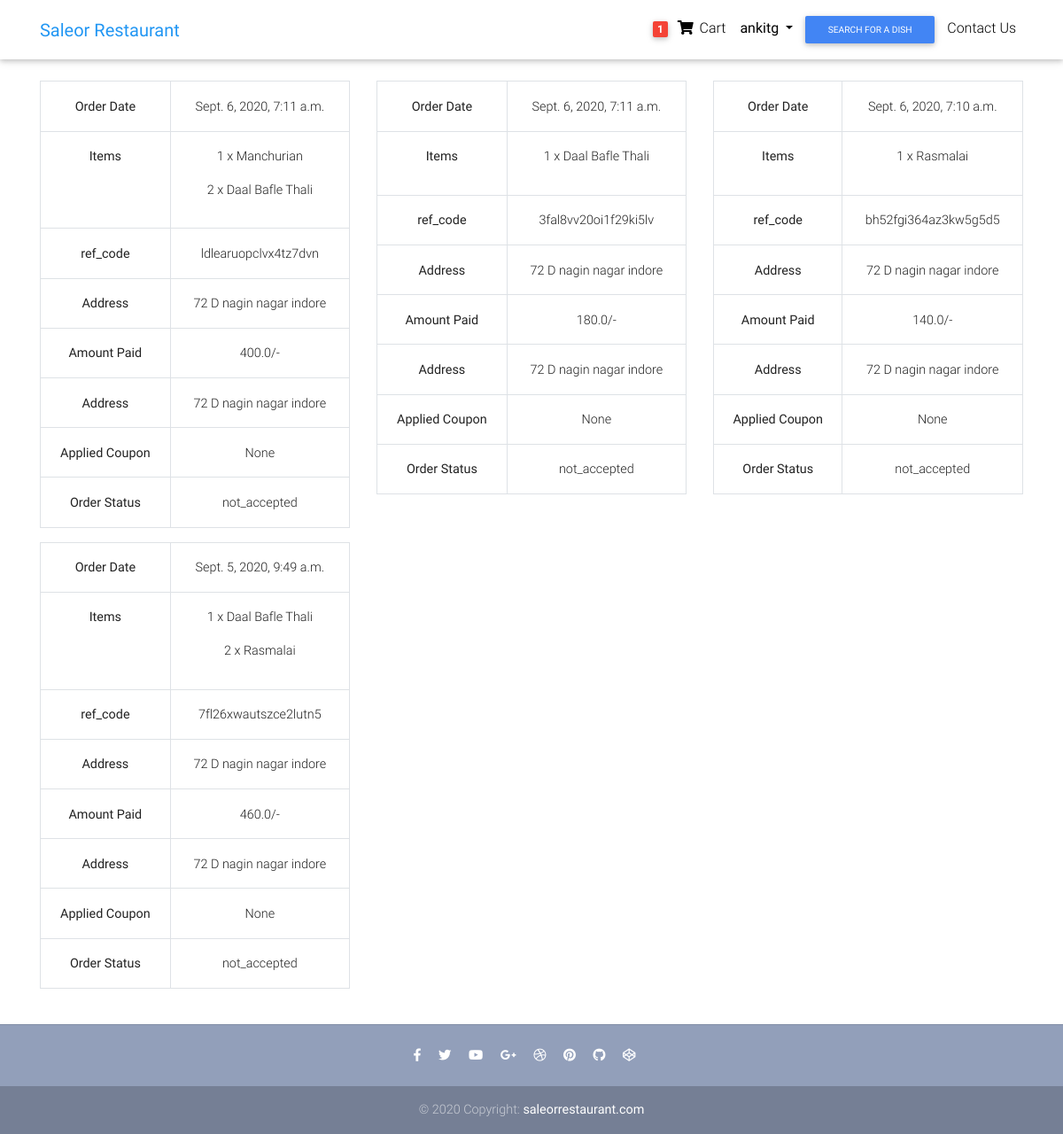
Before: /my-orders (signed in) with the older database file.
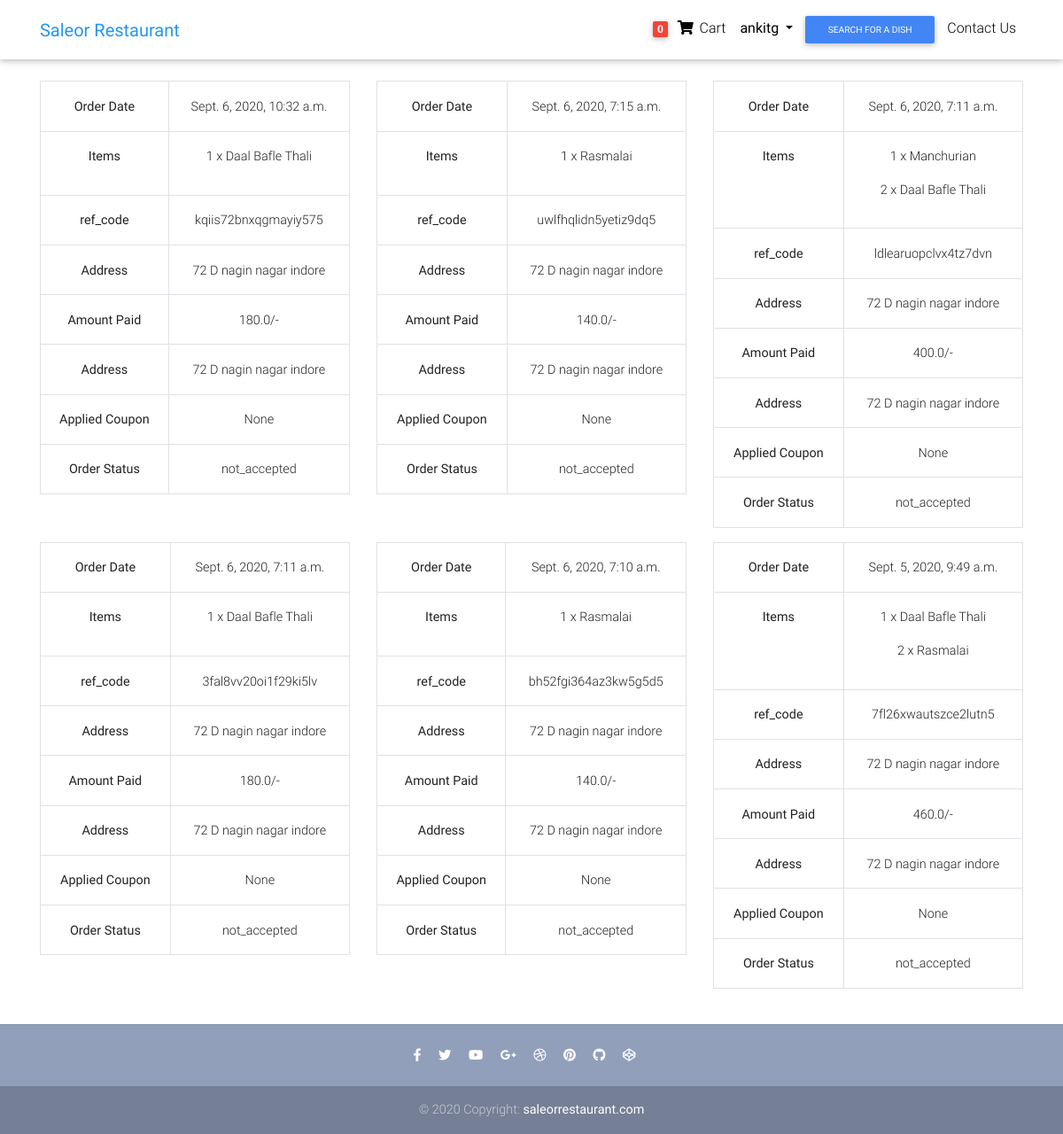
After: the same page with the newer database file.
### restaurant/models.py (models this page shows, shortened)
class Order(models.Model):
    user = models.ForeignKey(settings.AUTH_USER_MODEL, on_delete=models.CASCADE)
    ref_code = models.CharField(max_length=20, blank=True, null=True)
    items = models.ManyToManyField(OrderItem)
    order_date = models.DateTimeField()
    ordered = models.BooleanField(default=False)
    billing_address = models.ForeignKey('BillingAddress', on_delete=models.SET_NULL, blank=True, null=True)
    payment = models.ForeignKey('Payment', on_delete=models.SET_NULL, blank=True, null=True)
    coupon = models.ForeignKey('Coupon', on_delete=models.SET_NULL, blank=True, null=True)
    status = models.CharField(max_length=50, choices=order_status, default='not_accepted')
    refund_requested = models.BooleanField(default=False)
    refund_granted = models.BooleanField(default=False)
    refund_completed = models.BooleanField(default=False)

class OrderItem(models.Model):
    user = models.ForeignKey(settings.AUTH_USER_MODEL, on_delete=models.CASCADE)
    item = models.ForeignKey(Item, on_delete=models.CASCADE)
    cartitem = models.IntegerField(default=1)
    ordered = models.BooleanField(default=False)
    def __str__(self):
        return f"{self.item.title}"

class Item(models.Model):
    title = models.CharField(max_length=100)
    price = models.FloatField()
    discount_price = models.FloatField(blank=True, null=True)
    veg_or_nonveg = models.CharField(choices=dish_type, max_length=20)
    quantity = models.CharField(choices=quantity, max_length=20)
    image_url = models.URLField()
    slug = models.SlugField()

class BillingAddress(models.Model):
    user = models.ForeignKey(settings.AUTH_USER_MODEL, on_delete=models.CASCADE)
    street_address = models.CharField(max_length=100)
    apartment_address = models.CharField(max_length=100)
    contact_no = models.BigIntegerField(blank=True, null=True)
    country = CountryField(multiple=False)
    zipcode = models.CharField(max_length=10)
    def __str__(self):
        return self.street_address
    class Meta:
        verbose_name_plural = 'Addresses'

class Payment(models.Model):
    stripe_charge_id = models.CharField(max_length=100)
    user = models.ForeignKey(settings.AUTH_USER_MODEL, on_delete=models.SET_NULL, blank=True, null=True)
    amount = models.FloatField()
    timestamp = models.DateTimeField(auto_now_add=True)

### restaurant/views.py (the view)
# urls.py: path('my-orders', views.MyOrdersView.as_view(), name="myOrders"),
class MyOrdersView(LoginRequiredMixin, View):
    def get(self, *args, **kwargs):
        orderitem = Order.objects.filter(
            user=self.request.user, ordered=True)[::-1]
        context = {
            'orderitem': orderitem
        }
        return render(self.request, 'restaurant/my_orders.html', context)

### restaurant/templatetags/cart_template_tags.py (called while the page is built)
@register.filter
def cart_item_count(user):
    if user.is_authenticated:
        queryset = Order.objects.filter(user=user, ordered=False)
        if queryset.exists():
            return queryset[0].items.count()
    return 0

### templates/restaurant/my_orders.html
{% extends "base.html" %}
{% load crispy_forms_tags %}
{% block body %}
<main>
  <div class="container mt-4">
    <section class="mb-4 mt-2">
      <div class="row fadeIn wow">
          {% for item in orderitem %}
          <div class="col-sm-12 col-lg-4">
          <table class="table table-bordered text-dark text-center">
            <tr>
              <th>Order Date</th>
              <td>{{item.order_date}}</td>
            </tr>
            <tr>
              <th>Items</th>
              <td>{% for i in item.items.all %}
                <p> {{i.cartitem}} x {{i}}</p>
                {% endfor %}</td>
            </tr>
            <tr>
              <th>ref_code</th>
              <td>{{item.ref_code}}</td>
            </tr>
            <tr>
              <th>Address</th>
              <td>{{item.billing_address}}</td>
            </tr>
            <tr>
              <th>Amount Paid</th>
              <td>{{item.payment.amount}}/-</td>
            </tr>
            <tr>
              <th>Address</th>
              <td>{{item.billing_address}}</td>
            </tr>
            <tr>
              <th>Applied Coupon</th>
              <td>{{item.coupon}}</td>
            </tr>
            <tr>
              <th>Order Status</th>
              <td>{{item.status}}</td>
            </tr>
          </table>
        </div>
          {% endfor %}
      </div>
    </section>
  </div>
</main>
{% endblock %}

### templates/base.html (shortened to what this page needs)
<!DOCTYPE html>
<html lang="en">
{% load static %}
{% load cart_template_tags %}
{% load socialaccount %}
<head>
  <link rel="stylesheet" href="https://use.fontawesome.com/releases/v5.11.2/css/all.css">
  <link href="{% static 'css/bootstrap.min.css' %}" rel="stylesheet">
  <link href="{% static 'css/mdb.min.css' %}" rel="stylesheet">
  <link href="{% static 'css/style.min.css' %}" rel="stylesheet">
</head>
<body>
  <nav class="navbar navbar-expand-lg navbar-light white scrolling-navbar">
    <div class="container">
      <a class="navbar-brand waves-effect" href="{% url 'restaurant:homePage' %}">
        <strong class="blue-text">Saleor Restaurant</strong>
      </a>
      <div class="collapse navbar-collapse" id="navbarSupportedContent">
        <ul class="navbar-nav">
          {% if request.user.is_authenticated %}
          <li class="nav-item">
            <a class="nav-link" href="{% url 'restaurant:order-summary' %}">
              <span class="badge red z-depth-1 mr-1"> {{request.user|cart_item_count}} </span>
              <i class="fas fa-shopping-cart"></i>
              <span class="clearfix"> Cart </span>
            </a>
          </li>
          <li class="nav-item">
            <div class="dropdown show">
              <a class="nav-link dropdown-toggle" href="#" role="button" id="dropdownMenuLink" data-toggle="dropdown"
                aria-haspopup="true" aria-expanded="false">
                <b>{{request.user.username}}</b>
              </a>
            </div>
          </li>
          {% endif %}
          <li class="nav-item">
            <button type="button" class="btn btn-primary btn-sm" data-toggle="modal" data-target="#exampleModal">
              Search For a Dish
            </button>
          </li>
          <li class="nav-item">
            <a class="nav-link" href="{% url 'restaurant:contact-us' %}">
              <span class="clearfix"> Contact Us </span>
            </a>
          </li>
        </ul>
      </div>
    </div>
  </nav>
  {% block body %}
  {% endblock body %}
  <footer class="page-footer text-center font-small mt-4 wow fadeIn">
    <hr class="my-4">
    <div class="pb-4">
      <a href="#" target="_blank">
        <i class="fab fa-facebook-f mr-3"></i>
      </a>
      <a href="#" target="_blank">
        <i class="fab fa-twitter mr-3"></i>
      </a>
      <a href="#" target="_blank">
        <i class="fab fa-youtube mr-3"></i>
      </a>
      <a href="#" target="_blank">
        <i class="fab fa-google-plus-g mr-3"></i>
      </a>
      <a href="#" target="_blank">
        <i class="fab fa-dribbble mr-3"></i>
      </a>
      <a href="#" target="_blank">
        <i class="fab fa-pinterest mr-3"></i>
      </a>
      <a href="#" target="_blank">
        <i class="fab fa-github mr-3"></i>
      </a>
      <a href="#" target="_blank">
        <i class="fab fa-codepen mr-3"></i>
      </a>
    </div>
    <div class="footer-copyright py-3">
      © 2020 Copyright:
      <a href="/"><b>saleorrestaurant.com</b> </a>
    </div>
  </footer>
  {% load static %}
</body>
</html>

### templates/base.html (style rules this page uses)
html, body, header, .carousel { height: 60vh; }

Changed rows visible on the page:
added Order: order_date "Sept. 6, 2020, 10:32 a.m.", ref_code "kqiis72bnxqgmayiy575", billing_address "72 D nagin nagar indore", payment.amount "180.0", coupon "None", status "not_accepted"
added OrderItem: cartitem "1", item.title "Daal Bafle Thali", shown under "Sept. 6, 2020, 10:32 a.m."
now on this page (row edited): Order: order_date "Sept. 6, 2020, 7:15 a.m.", ref_code "uwlfhqlidn5yetiz9dq5", billing_address "72 D nagin nagar indore", payment.amount "140.0", coupon "None", status "not_accepted"
now on this page (row edited): OrderItem: cartitem "1", item.title "Rasmalai", shown under "Sept. 6, 2020, 7:15 a.m."
Other visible differences:
{{ request.user|cart_item_count }}: "1" → "0"
